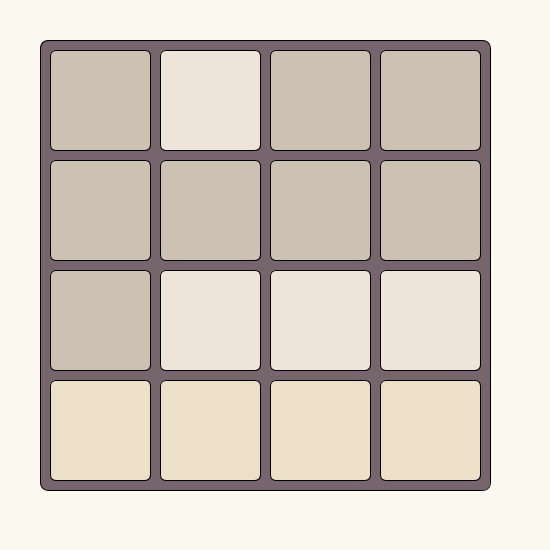
Frame 1 (no input)
Frame 60 (the mouse pressed at the canvas centre just before this capture): identical to frame 1, image omitted
Frame 120 (the mouse held since frame 60 and released just before this capture): identical to frame 1, image omitted

The Processing sketch that drew this single still picture (run headless with seeded random() and noise(); from frame 60 on, the mouse is pressed at the canvas centre):

// Processing sketch: week09_5
// ── week09_5.pde
// week09-5-processing-2048-array
// 自己寫2048 配上聲音
void setup(){
 size(550, 550); //制定範圍
}
// week09-5 多了陣列的宣告
int [][] a={{0,2,0,0},{0,0,0,0},{0,2,2,2},{4,4,4,4}};
void draw(){ 
   background(250, 248, 239); //背景
   fill(119, 101, 110); //大格子的色彩
   rect(40, 40, 450, 450, 9);
   for(int i=0; i<4; i++){
     for(int j=0; j<4; j++){
       int x = 50 + j * (100+10); //微調座標
       int y = 50 + i * (100+10);
       fill( tileColor (a[i][j])); //小格子的色彩
       rect(x,y, 100, 100, 6);
     }
   }
}

int tileColor(int n) {
  switch(n) {
    case 0:return color(205,193,180);
    case 2:return color(238,228,218);
    case 4:return color(237,224,200);
    case 8:return color(242,177,121);
    case 16:return color(245,149,99);
    case 32:return color(246,124,95);
    case 64:return color(246,94,59);
    case 128:return color(237,207,114);
    case 256:return color(237,204,97);
    case 512:return color(237,200,80);
    case 1024:return color(237,197,63);
    default:return color(237,194,46);
  }
}
